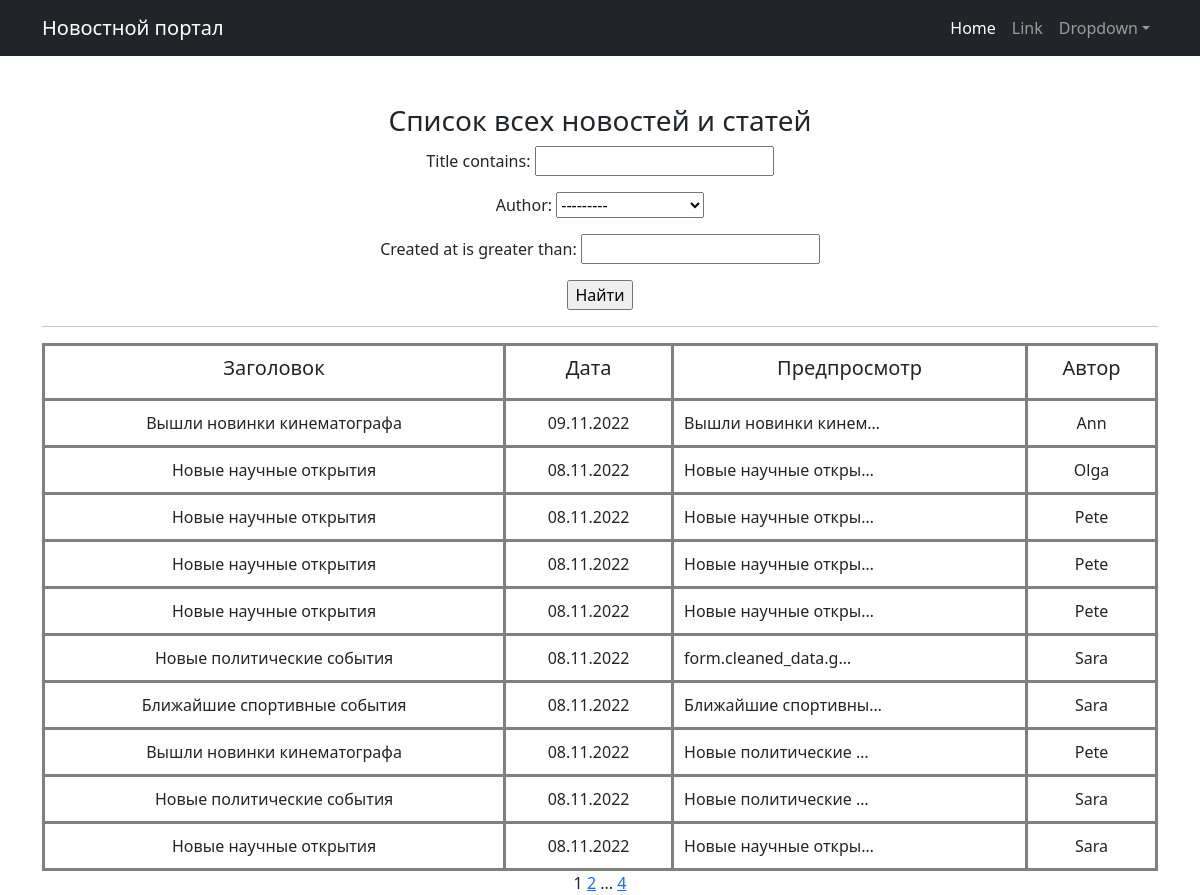
The page /news/search/ on the database as committed earlier.
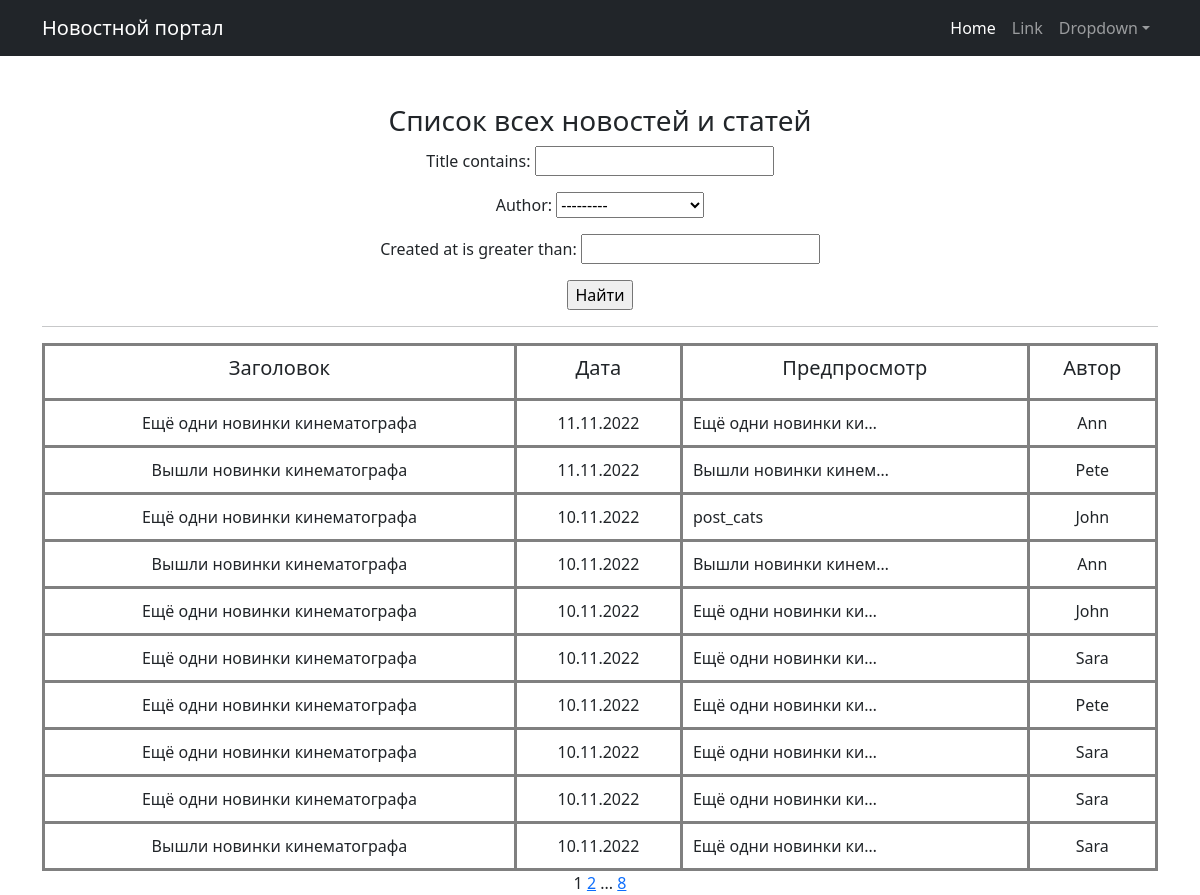
The same page on the database as committed later.
### news/models.py (models this page shows, shortened)
class Post(models.Model):
    article = "ARTS"
    news = "NEWS"
    TYPES = [
        (news, "Новость"),
        (article, "Статья"),
    ]
    preview_len = 124
    author = models.ForeignKey(Author, on_delete=models.CASCADE)
    type_post = models.CharField(max_length=4, choices=TYPES)
    title = models.CharField(max_length=255)
    content = models.TextField()
    rating = models.IntegerField(default=0)
    created_at = models.DateTimeField(auto_now_add=True)
    categories = models.ManyToManyField(Category, through="PostCategory")

class Author(models.Model):
    user = models.OneToOneField(User, on_delete=models.CASCADE)
    rating = models.IntegerField(default=0)

### news/views.py (the view)
# urls.py: path("news/search/", PostSearch.as_view(), name="post_search"),
class PostSearch(ListView):
    model = Post
    ordering = "-created_at"
    template_name = "post_search.html"
    paginate_by = 10
    context_object_name = "post_list"
    def get_queryset(self):
        queryset = super().get_queryset()
        self.filterset = PostFilter(self.request.GET, queryset)
        return self.filterset.qs
    def get_context_data(self, **kwargs):
        context = super().get_context_data()
        context["filterset"] = self.filterset
        return context

### news/templatetags/custom_filters.py (called while the page is built)
@register.filter()
def censor(value: str) -> str:
    return cens.cencor(value)

    def cencor(self, content: str) -> str:
        raw_words = content.split()
        words = [word for word in content.translate(str.maketrans("", "", string.punctuation)).split()]
        for i, word in enumerate(words):
            if word in self.__mat:
                raw_word = raw_words[i]
                last_symbol = raw_word[-1]
                if last_symbol.isalpha():
                    raw_words[i] = self.__replace(raw_word)
                else:
                    raw_words[i] = "{0}{1}".format(self.__replace(raw_word[:-1]), last_symbol)
        return " ".join(raw_words)

### templates/post_search.html (shortened to what this page needs)
{% extends 'flatpages/default.html' %}
{% load custom_filters %}
{% block content %}
    <h3>Список всех новостей и статей</h3>
    <form action=""method="get">
       {{ filterset.form.as_p }}
    <input type="submit" value="Найти">
   </form>
    <hr>
    {% if post_list %}
        <table cellpadding="10" width="100%" cols="3" align="center">
            <tr>
                <td><h5>Заголовок</h5></td>
                <td><h5>Дата</h5></td>
                <td><h5>Предпросмотр</h5></td>
                <td><h5>Автор</h5></td>
            </tr>
            {% for post in post_list%}
            <tr>
                <td>{{ post.title|censor }}</td>
                <td>{{ post.created_at|date:'d.m.Y' }}</td>
                <td align="left">{{ post.content|censor|truncatechars:20}}</td>
                <td>{{ post.author.user.username }}</td>
            </tr>
            {%endfor%}
        </table>
    {% else %}
        <h3>Новостей нет</h3>
    {% endif %}
    {{ page_obj.number }}
    {% if page_obj.has_next %}
       <a href="?page={{ page_obj.next_page_number }}">{{ page_obj.next_page_number }}</a>
       {% if paginator.num_pages != page_obj.next_page_number %}
           ...
           <a href="?page={{ page_obj.paginator.num_pages }}">{{ page_obj.paginator.num_pages }}</a>
       {% endif %}
    {% endif %}
{% endblock content %}

Rows that differ between the two databases and show on the page:
no longer on this page (row unchanged): Post: title|censor "Вышли новинки кинематографа", created_at "09.11.2022", content|censor "Вышли новинки кинем…", author.user.username "Ann"
no longer on this page (row unchanged): Post: title|censor "Новые научные открытия", created_at "08.11.2022", content|censor "Новые научные откры…", author.user.username "Olga"
no longer on this page (row unchanged): Post: title|censor "Новые научные открытия", created_at "08.11.2022", content|censor "Новые научные откры…", author.user.username "Pete"
no longer on this page (row unchanged): Post: title|censor "Новые научные открытия", created_at "08.11.2022", content|censor "Новые научные откры…", author.user.username "Pete"
no longer on this page (row unchanged): Post: title|censor "Новые научные открытия", created_at "08.11.2022", content|censor "Новые научные откры…", author.user.username "Pete"
no longer on this page (row unchanged): Post: title|censor "Новые политические события", created_at "08.11.2022", content|censor "form.cleaned_data.g…", author.user.username "Sara"
no longer on this page (row unchanged): Post: title|censor "Ближайшие спортивные события", created_at "08.11.2022", content|censor "Ближайшие спортивны…", author.user.username "Sara"
no longer on this page (row unchanged): Post: title|censor "Вышли новинки кинематографа", created_at "08.11.2022", content|censor "Новые политические …", author.user.username "Pete"
no longer on this page (row unchanged): Post: title|censor "Новые политические события", created_at "08.11.2022", content|censor "Новые политические …", author.user.username "Sara"
no longer on this page (row unchanged): Post: title|censor "Новые научные открытия", created_at "08.11.2022", content|censor "Новые научные откры…", author.user.username "Sara"
added Post: title|censor "Ещё одни новинки кинематографа", created_at "11.11.2022", content|censor "Ещё одни новинки ки…", author.user.username "Ann"
added Post: title|censor "Вышли новинки кинематографа", created_at "11.11.2022", content|censor "Вышли новинки кинем…", author.user.username "Pete"
added Post: title|censor "Ещё одни новинки кинематографа", created_at "10.11.2022", content|censor "post_cats", author.user.username "John"
added Post: title|censor "Вышли новинки кинематографа", created_at "10.11.2022", content|censor "Вышли новинки кинем…", author.user.username "Ann"
added Post: title|censor "Ещё одни новинки кинематографа", created_at "10.11.2022", content|censor "Ещё одни новинки ки…", author.user.username "John"
added Post: title|censor "Ещё одни новинки кинематографа", created_at "10.11.2022", content|censor "Ещё одни новинки ки…", author.user.username "Sara"
added Post: title|censor "Ещё одни новинки кинематографа", created_at "10.11.2022", content|censor "Ещё одни новинки ки…", author.user.username "Pete"
added Post: title|censor "Ещё одни новинки кинематографа", created_at "10.11.2022", content|censor "Ещё одни новинки ки…", author.user.username "Sara"
added Post: title|censor "Ещё одни новинки кинематографа", created_at "10.11.2022", content|censor "Ещё одни новинки ки…", author.user.username "Sara"
added Post: title|censor "Вышли новинки кинематографа", created_at "10.11.2022", content|censor "Ещё одни новинки ки…", author.user.username "Sara"
Other text that changed with them:
{{ page_obj.paginator.num_pages }}: "4" → "8"
